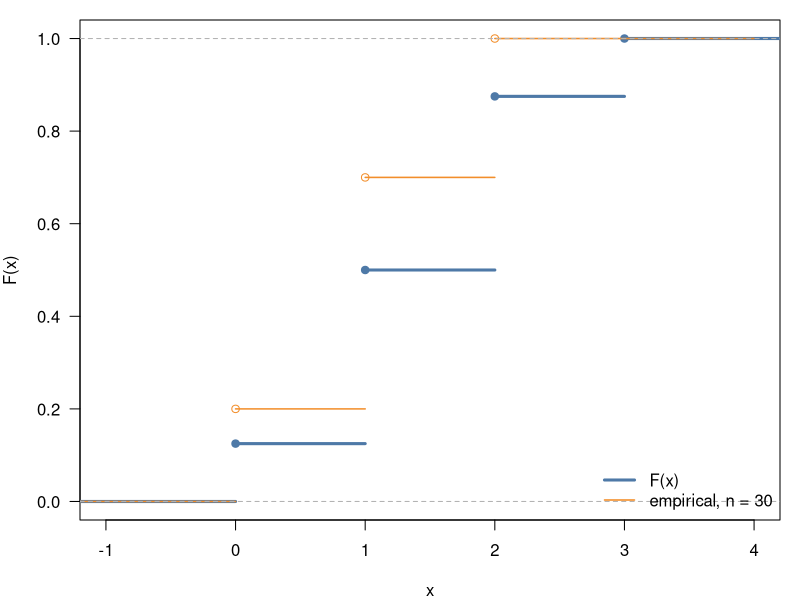

R code for this plot:
## ---- chunk 1
#| label: setup
#| include: false
set.seed(2026)
# non-ASCII characters in plots under a "C" locale
invisible(Sys.setlocale("LC_CTYPE", "C.UTF-8"))
fmt <- function(x, d = 2) formatC(x, format = "f", digits = d, big.mark = ",")
pct <- function(x, d = 1) paste0(fmt(100 * x, d), "%")
## ---- chunk 2
#| label: cdf-r
#| fig-width: 6
#| fig-height: 3.4
#| fig-alt: "The CDF of the number of heads in three tosses, a staircase with jumps at 0, 1, 2, 3, and the empirical CDF of 30 simulations, which almost coincides."
x <- 0:3
f <- c(1, 3, 3, 1) / 8
cumsum(f)
F <- stepfun(x, c(0, cumsum(f)))
# P(1 <= X <= 2) = F(2) - F(0)
F(2) - F(0)
sims <- rbinom(30, size = 3, prob = 0.5)
par(mar = c(4, 4, 1, 1))
plot(F, verticals = FALSE, col = "#4e79a7", lwd = 3, pch = 19,
     xlim = c(-1, 4), main = "", xlab = "x", ylab = "F(x)", las = 1)
plot(ecdf(sims), add = TRUE, col = "#f28e2b", lwd = 1.5, pch = 1,
     verticals = FALSE)
legend("bottomright", c("F(x)", "empirical, n = 30"),
       col = c("#4e79a7", "#f28e2b"), lwd = c(3, 1.5), bty = "n")
